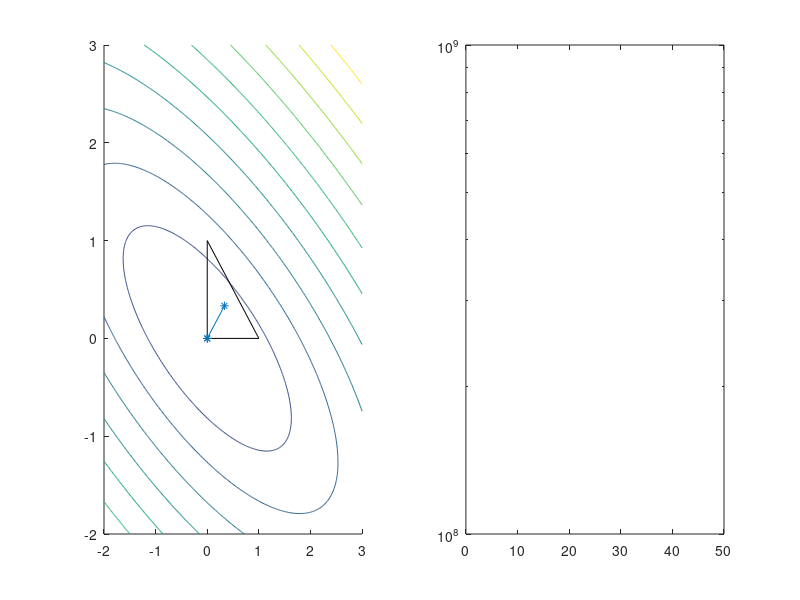

Write the MATLAB code that produced this figure.
function newton_test_123(u0, u1, u2, s, h);
    if nargin < 1
        u0 = 0;
    end
    if nargin < 2
        u1 = 0;
    end
    if nargin < 3
        u2 = 0;
    end
    if nargin < 4
        s = 1;
    end
    if nargin < 5
        h = 1;
    end

    du = [u1; u2] - u0;
    sh = s*h;

    l = @(x, y) sqrt(x.*x + 2*x.*y + 2*y.*y + 1);
    FHessInv = @(x, y) (l(x, y)/sh)*[2 + x*x, x*y - 1; x*y - 1, 1 + y*y];
    FGrad = @(x, y) du + (sh/l(x, y))*[x + y; x + 2*y];

    X(1, :) = [1/3; 1/3];

    for k = 2:50
        x = X(k - 1, 1);
        y = X(k - 1, 2);
        
        step = FHessInv(x, y)*FGrad(x, y);
        [alpha, error] = get_step_size([x; y], step, du, sh);
        if error
            E(k - 1) = 1;
            break
        end
        X(k, :) = [x; y] + alpha*step;

        E(k - 1) = norm(step, 'inf')/norm(X(k, :), 'inf');
        if E(k - 1) < 1e-15
            break;
        end
    end
    if E(length(E)) == 0
        E(length(E)) = eps; % for better plotting
    end

    lin = linspace(-2, 3, 251);
    [x_ y_] = meshgrid(lin, lin);
    F = (1 - x_ - y_)*u0 + x_*u1 + y_*u2 + s*h*l(x_, y_);

    figure;
    subplot(1, 2, 1);
    hold on;
    contour(x_, y_, F, 10);
    plot([0 1 0 0], [0 0 1 0], 'k');
    plot(X(:, 1), X(:, 2), '-*');
    scatter(X(size(X, 1), 1), X(size(X, 1), 2), 100);
    subplot(1, 2, 2);
    semilogy(1:length(E), E);
end

function e = get_e()
    e = [0; 0];
end

function [alpha, error] = get_step_size(lambda, p, du, sh)
    alpha = NaN;
    error = false;
    
    e = get_e();
    delta = (2*du'*p/sh)^2;
    tmp1 = 2*Mdot(p, p) - delta;
    tmp2 = Mdot(lambda, p) + e'*p;
    a = Mdot(p, p)*tmp1/2;
    b = tmp1*tmp2;
    c = tmp2*tmp2 - delta*Q(lambda);
    disc = b*b - 4*a*c;
    if (disc < 0)
        error = true;
        return;
    end
    lhs = -b/(2*a);
    rhs = sqrt(disc)/(2*a);
    if lhs + rhs <= 0
        alpha = lhs + rhs;
    else
        alpha = lhs - rhs;
    end
end

function value = Mdot(u, v)
    M = [2 2; 2 4];
    value = u'*M*v;
end

function value = Q(lambda)
    x = lambda(1);
    y = lambda(2);
    value = x.^2 + 2*x.*y + 2*y.^2 + 1;
end
